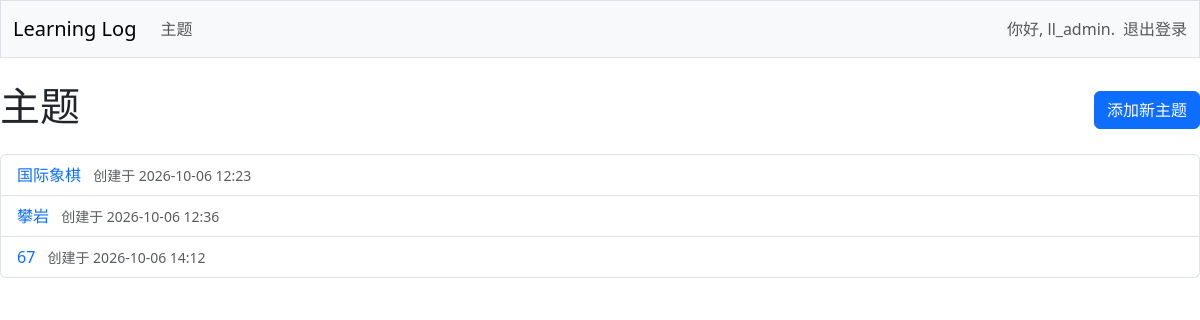
The app's page /topics/ (signed in) with its own data.
### learning_logs/models.py (models this page shows, shortened)
class Topic(models.Model):
    text = models.CharField(max_length=200)
    date_added = models.DateTimeField(auto_now_add=True)
    owner = models.ForeignKey(User, related_name='topics', on_delete=models.CASCADE)

### learning_logs/views.py (the view)
# urls.py: path('topics/', views.topics, name='topics'),
@login_required
def topics(request):
    topics = Topic.objects.filter(owner=request.user).order_by('date_added')
    context = {'topics': topics}
    return render(request, 'learning_logs/topics.html', context)

### learning_logs/templates/learning_logs/topics.html
{% extends 'learning_logs/base.html' %}
{% block content %}
  <div class="d-flex justify-content-between align-items-center mb-3">
    <h1>主题</h1>
    <a class="btn btn-primary" href="{% url 'learning_logs:new_topic' %}">
      添加新主题
    </a>
  </div>
  {% if topics %}
    <ul class="list-group">
      {% for topic in topics %}
        <li class="list-group-item">
          <a href="{% url 'learning_logs:topic' topic.id %}" class="text-decoration-none">
            {{ topic.text }}
          </a>
          <span class="text-muted small ms-2">
            创建于 {{ topic.date_added|date:'Y-m-d H:i' }}
          </span>
        </li>
      {% endfor %}
    </ul>
  {% else %}
    <div class="alert alert-info">
      还没有任何主题。点击右上角“添加新主题”开始记录吧。
    </div>
  {% endif %}
{% endblock content %}

### learning_logs/templates/learning_logs/base.html (shortened to what this page needs)
<!DOCTYPE html>
<html lang="zh-CN">
<head>
  <link href="https://cdn.jsdelivr.net/npm/bootstrap@5.3.0/dist/css/bootstrap.min.css" rel="stylesheet">
</head>
<body>
  <nav class="navbar navbar-expand-md navbar-light bg-light mb-4 border">
    <div class="container-fluid">
      <a class="navbar-brand" href="{% url 'learning_logs:index' %}">
        Learning Log</a>
      <div class="collapse navbar-collapse" id="navbarCollapse">
        <ul class="navbar-nav me-auto mb-2 mb-md-0">
          <li class="nav-item">
            <a class="nav-link" href="{% url 'learning_logs:topics' %}">
              主题</a></li>
        </ul>
        <ul class="navbar-nav ms-auto mb-2 mb-md-0">
          {% if user.is_authenticated %}
            <li class="nav-item">
              <span class="navbar-text me-2">你好, {{ user.username }}.</span>
            </li>
<li class="nav-item d-flex align-items-center">
  <form action="{% url 'accounts:logout' %}" method="post" class="d-inline">
    <button type="submit" class="nav-link btn btn-link p-0 border-0">退出登录</button>
  </form>
</li>
          {% endif %}
        </ul>
      </div>
    </div>
  </nav>
  {% block content %}{% endblock content %}
</body>
</html>

### records on screen
Topic: text "国际象棋", date_added "2026-10-06 12:23"
Topic: text "攀岩", date_added "2026-10-06 12:36"
Topic: text "67", date_added "2026-10-06 14:12"

### other values on screen
{{ user.username }} "ll_admin"
